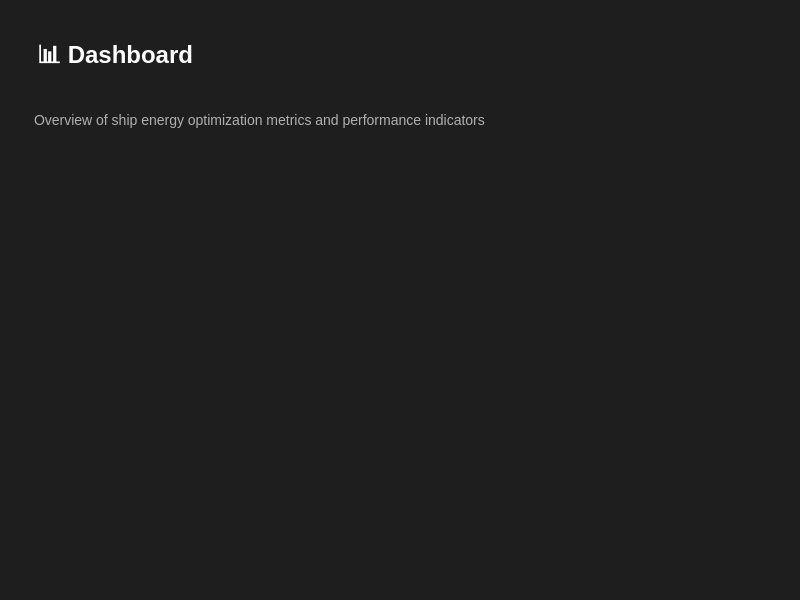
<?xml version="1.0" encoding="UTF-8"?>
<ui version="4.0">
 <class>TechnicalPage</class>
 <widget class="QWidget" name="TechnicalPage">
  <property name="geometry">
   <rect>
    <x>0</x>
    <y>0</y>
    <width>800</width>
    <height>600</height>
   </rect>
  </property>
  <property name="windowTitle">
   <string>Dashboard</string>
  </property>
  <property name="styleSheet">
   <string>QWidget {
    background-color: #1E1E1E;
    color: #FFFFFF;
}

QLabel#titleLabel {
    font-size: 24px;
    font-weight: bold;
    color: #FFFFFF;
    padding: 20px;
}

QLabel#subtitleLabel {
    font-size: 14px;
    color: #B0B0B0;
    padding: 0px 20px 20px 20px;
}</string>
  </property>
  <layout class="QVBoxLayout" name="verticalLayout">
   <item>
    <widget class="QLabel" name="titleLabel">
     <property name="text">
      <string>📊 Dashboard</string>
     </property>
     <property name="alignment">
      <set>Qt::AlignLeft|Qt::AlignTop</set>
     </property>
    </widget>
   </item>
   <item>
    <widget class="QLabel" name="subtitleLabel">
     <property name="text">
      <string>Overview of ship energy optimization metrics and performance indicators</string>
     </property>
    </widget>
   </item>
   <item>
    <spacer name="verticalSpacer">
     <property name="orientation">
      <enum>Qt::Vertical</enum>
     </property>
     <property name="sizeHint" stdset="0">
      <size>
       <width>20</width>
       <height>40</height>
      </size>
     </property>
    </spacer>
   </item>
  </layout>
 </widget>
 <resources/>
 <connections/>
</ui>
